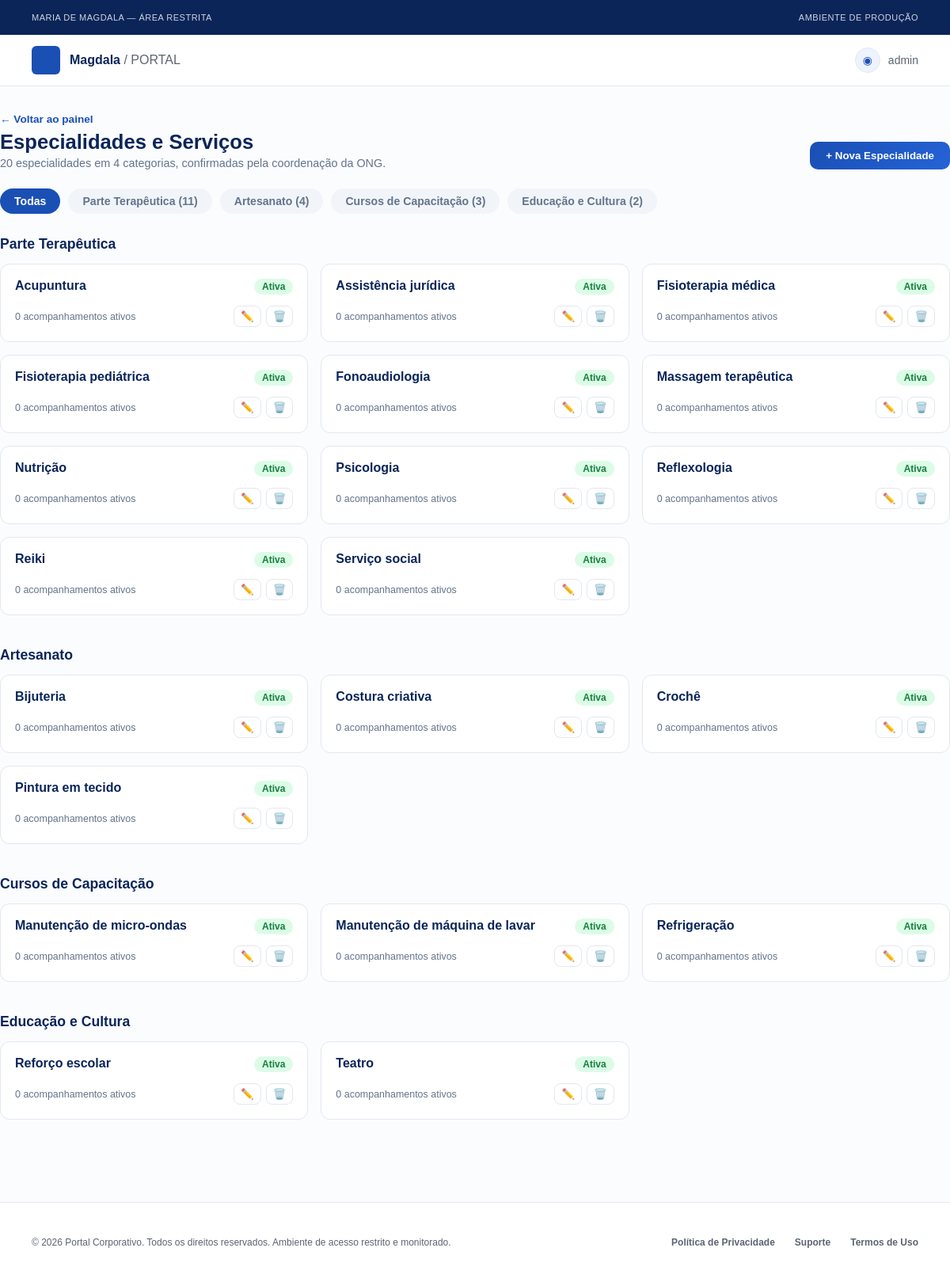
Page /especialidades/ (signed in) on the committed database.
### pai/models.py (models this page shows, shortened)
class Especialidades(models.Model):
    CATEGORIA_CHOICES = [
        ('terapeutica', 'Parte Terapêutica'),
        ('artesanato', 'Artesanato'),
        ('capacitacao', 'Cursos de Capacitação'),
        ('educacao', 'Educação e Cultura'),
    ]
    nome = models.CharField(max_length=100)
    categoria = models.CharField(
        max_length=20,
        choices=CATEGORIA_CHOICES
    )
    ativa = models.BooleanField(default=True)

### pai/views_especialidades.py (the view)
# urls.py: path('especialidades/', listar_especialidades, name='listar_especialidades'),
@login_required
def listar_especialidades(request):
    especialidades = Especialidades.objects.annotate(
        ativos=Count(
            'acompanhamentos',
            filter=Q(acompanhamentos__data_alta__isnull=True)
        )
    ).order_by('nome')
    grupos = []
    for valor, titulo in Especialidades.CATEGORIA_CHOICES:
        grupos.append({
            'valor': valor,
            'titulo': titulo,
            'itens': [e for e in especialidades if e.categoria == valor],
        })
    return render(request, 'especialidades/lista.html', {
        'grupos': grupos,
        'categorias': Especialidades.CATEGORIA_CHOICES,
        'total': especialidades.count(),
    })

### templates/especialidades/lista.html (shortened to what this page needs)
{% extends 'base.html' %}
{% load static %}
{% block extra_css %}
<link rel="stylesheet" href="{% static 'css/especialidades.css' %}">
{% endblock %}
{% block content %}
<div class="container principal-espec">
    <div class="painel-topo">
        <div>
            <a href="{% url 'dashboard' %}" class="link-voltar-esp">← Voltar ao painel</a>
            <h1>Especialidades e Serviços</h1>
            <p class="subtitulo-esp">{{ total }} especialidades em 4 categorias, confirmadas pela coordenação da ONG.</p>
        </div>
        <button type="button" class="botao-primario" onclick="abrirModal('modalNova')">+ Nova Especialidade</button>
    </div>
    <div class="filtros-categoria">
        <button type="button" class="btn-categoria ativo" onclick="filtrarCategoria('todas', this)">Todas</button>
        {% for g in grupos %}
        <button type="button" class="btn-categoria" onclick="filtrarCategoria('{{ g.valor }}', this)">{{ g.titulo }} ({{ g.itens|length }})</button>
        {% endfor %}
    </div>
    {% for g in grupos %}
    <section class="secao-categoria" data-grupo="{{ g.valor }}">
        <h2>{{ g.titulo }}</h2>
        <div class="grade-especialidades">
            {% for e in g.itens %}
            <div class="card-especialidade">
                <div class="esp-topo">
                    <span class="esp-nome">{{ e.nome }}</span>
                    <span class="esp-badge {% if e.ativa %}badge-ativo{% else %}badge-inativo{% endif %}">
                        {% if e.ativa %}Ativa{% else %}Inativa{% endif %}
                    </span>
                </div>
                <div class="esp-rodape">
                    <span class="esp-atendimentos">{{ e.ativos }} acompanhamento{{ e.ativos|pluralize }} ativo{{ e.ativos|pluralize }}</span>
                    <div class="esp-acoes">
                        <button type="button" class="btn-acao-esp" title="Editar"
                            data-id="{{ e.id }}" data-nome="{{ e.nome }}"
                            data-categoria="{{ e.categoria }}" data-ativa="{% if e.ativa %}1{% else %}0{% endif %}"
                            onclick="abrirEdicao(this)">✏️</button>
                        <button type="button" class="btn-acao-esp" title="Excluir"
                            data-id="{{ e.id }}" data-nome="{{ e.nome }}"
                            onclick="abrirExclusao(this)">🗑️</button>
                    </div>
                </div>
            </div>
            {% empty %}
            <p class="sem-itens">Nenhuma especialidade nesta categoria.</p>
            {% endfor %}
        </div>
    </section>
    {% endfor %}
</div>
{% endblock %}

### templates/base.html (shortened to what this page needs)
{% load static %}
<!DOCTYPE html>
<html lang="pt-BR">
<head>
    <link rel="stylesheet" href="{% static 'css/sistema.css' %}">
    {% block extra_css %}{% endblock %}
</head>
<body>
    <header class="barra-institucional">
        <div class="container barra-conteudo">
            <span>Maria de Magdala — Área Restrita</span>
            <span class="ambiente">Ambiente de Produção</span>
        </div>
    </header>
    <nav class="navegacao">
        <div class="container nav-conteudo">
            <div class="logo">
                <div class="logo-caixa"></div>
                <span>
                    Magdala
                    <span class="logo-secundario">/ PORTAL</span>
                </span>
            </div>
            <div class="usuario">
                <div class="usuario-icone">◉</div>
                <span>{{ request.user.username }}</span>
            </div>
        </div>
    </nav>
    <main>
        {% block content %}{% endblock %}
    </main>
    <footer>
        <div class="container footer-conteudo">
            <p>
                © 2026 Portal Corporativo.
                Todos os direitos reservados.
                Ambiente de acesso restrito e monitorado.
            </p>
            <div class="links-footer">
                <a href="#">Política de Privacidade</a>
                <a href="#">Suporte</a>
                <a href="#">Termos de Uso</a>
            </div>
        </div>
    </footer>
</body>
</html>

### static/css/sistema.css (style rules this page uses)
* { margin: 0; padding: 0; box-sizing: border-box; }
:root { --azul-900: #0b2559; --azul-800: #123a86; --azul-700: #1a4fb4; --azul-600: #2563d6; --azul-500: #3b76e8; --azul-claro: #eef3fd; --texto: #293241; --texto-secundario: #5b6472; --borda: #e3e8f0; --branco: #ffffff; --fundo: #fbfcfe; }
body { font-family: Arial, Helvetica, sans-serif; color: var(--texto); background-color: var(--fundo); }
.container { width: 100%; max-width: 1200px; margin: 0 auto; padding-left: 40px; padding-right: 40px; }
.barra-institucional { width: 100%; height: 44px; background-color: var(--azul-900); color: var(--branco); }
.barra-conteudo { height: 100%; display: flex; align-items: center; justify-content: space-between; font-size: 11px; text-transform: uppercase; letter-spacing: 0.5px; }
.barra-conteudo span { opacity: 0.8; }
.navegacao { background-color: var(--branco); border-bottom: 1px solid var(--borda); }
.nav-conteudo { height: 64px; display: flex; align-items: center; justify-content: space-between; }
.logo { display: flex; align-items: center; gap: 12px; color: var(--azul-900); font-weight: bold; font-size: 16px; }
.logo-caixa { width: 36px; height: 36px; display: flex; align-items: center; justify-content: center; border-radius: 6px; background-color: var(--azul-700); color: white; font-weight: bold; }
.logo-secundario { color: var(--texto-secundario); font-weight: normal; }
.usuario { display: flex; align-items: center; gap: 10px; color: var(--texto-secundario); font-size: 14px; }
.usuario-icone { width: 32px; height: 32px; display: flex; align-items: center; justify-content: center; border-radius: 50%; background-color: var(--azul-claro); border: 1px solid var(--borda); color: var(--azul-700); }
footer { border-top: 1px solid var(--borda); background-color: white; }
.footer-conteudo { min-height: 100px; display: flex; align-items: center; justify-content: space-between; gap: 25px; }
.footer-conteudo p { color: var(--texto-secundario); font-size: 12px; }
.links-footer { display: flex; align-items: center; gap: 25px; }
.links-footer a { color: var(--texto-secundario); font-size: 12px; font-weight: 600; text-decoration: none; }

### static/css/especialidades.css (style rules this page uses)
.principal-espec { padding: 32px 0 64px; }
.painel-topo { display: flex; align-items: flex-end; justify-content: space-between; flex-wrap: wrap; gap: 16px; margin-bottom: 24px; }
.painel-topo h1 { font-size: 1.6rem; color: #0b2559; margin: 6px 0 4px; }
.subtitulo-esp { color: #64748b; font-size: 0.9rem; margin: 0; }
.link-voltar-esp { color: #1a4fb4; font-size: 0.85rem; text-decoration: none; font-weight: 600; }
.botao-primario { background: linear-gradient(135deg, #1a4fb4, #2563d6); color: #fff; border: none; border-radius: 10px; padding: 10px 20px; font-weight: 600; cursor: pointer; }
.filtros-categoria { display: flex; flex-wrap: wrap; gap: 10px; margin-bottom: 28px; }
.btn-categoria { background: #f1f5f9; border: none; border-radius: 999px; padding: 8px 18px; font-weight: 600; font-size: 0.88rem; color: #64748b; cursor: pointer; }
.btn-categoria.ativo { background: #1a4fb4; color: #fff; }
.secao-categoria { margin-bottom: 40px; }
.secao-categoria h2 { font-size: 1.1rem; color: #0b2559; margin-bottom: 14px; }
.grade-especialidades { display: grid; grid-template-columns: repeat(3, 1fr); gap: 16px; }
.card-especialidade { background: #fff; border: 1.5px solid #e2e8f0; border-radius: 12px; padding: 18px; }
.esp-topo { display: flex; justify-content: space-between; gap: 8px; margin-bottom: 14px; }
.esp-nome { font-weight: 700; color: #0b2559; }
.esp-badge { border-radius: 999px; padding: 3px 10px; font-size: 0.75rem; font-weight: 700; height: fit-content; }
.badge-ativo { background: #dcfce7; color: #15803d; }
.esp-rodape { display: flex; justify-content: space-between; align-items: center; }
.esp-atendimentos { font-size: 0.78rem; color: #64748b; }
.esp-acoes { display: flex; gap: 6px; }
.btn-acao-esp { background: transparent; border: 1.5px solid #e2e8f0; border-radius: 8px; padding: 5px 8px; cursor: pointer; }

### rows in the picture
Especialidades: nome "Acupuntura", ativa "Ativa", ativos "0"
Especialidades: nome "Assistência jurídica", ativa "Ativa", ativos "0"
Especialidades: nome "Fisioterapia médica", ativa "Ativa", ativos "0"
Especialidades: nome "Fisioterapia pediátrica", ativa "Ativa", ativos "0"
Especialidades: nome "Fonoaudiologia", ativa "Ativa", ativos "0"
Especialidades: nome "Massagem terapêutica", ativa "Ativa", ativos "0"
Especialidades: nome "Nutrição", ativa "Ativa", ativos "0"
Especialidades: nome "Psicologia", ativa "Ativa", ativos "0"
Especialidades: nome "Reflexologia", ativa "Ativa", ativos "0"
Especialidades: nome "Reiki", ativa "Ativa", ativos "0"
Especialidades: nome "Serviço social", ativa "Ativa", ativos "0"
Especialidades: nome "Bijuteria", ativa "Ativa", ativos "0"
Especialidades: nome "Costura criativa", ativa "Ativa", ativos "0"
Especialidades: nome "Crochê", ativa "Ativa", ativos "0"
Especialidades: nome "Pintura em tecido", ativa "Ativa", ativos "0"
Especialidades: nome "Manutenção de micro-ondas", ativa "Ativa", ativos "0"
Especialidades: nome "Manutenção de máquina de lavar", ativa "Ativa", ativos "0"
Especialidades: nome "Refrigeração", ativa "Ativa", ativos "0"
Especialidades: nome "Reforço escolar", ativa "Ativa", ativos "0"
Especialidades: nome "Teatro", ativa "Ativa", ativos "0"

### other values in the picture
{{ request.user.username }} "admin"
{{ total }} "20"
{{ g.titulo }} "Parte Terapêutica" "Artesanato" "Cursos de Capacitação" "Educação e Cultura"
{{ g.itens|length }} "11" "4" "3" "2"
